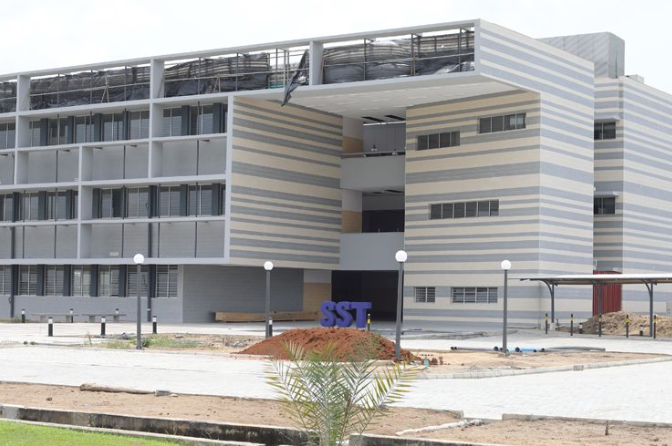
#> input picture WEEK_2/img/sst.png, 672 x 446 px
$ jupyter execute practice-3.ipynb
#> lines starting #> are read from the running program, lines starting #| are printed output that depends on the picture
### Practice 3 - Brightness and Contrast

[cell 1]
import cv2
import matplotlib.pyplot as plt
import numpy as np

[cell 2]
#load the image
image = cv2.imread('img/sst.png')
#> image is the input picture: shape (446, 672, 3); mean B, G, R 162.7, 164.4, 165.4

plt.subplot(1,2,1)
plt.title("Original")
plt.imshow(image)

#adjust the brightness and contrast
brightness = 5
contrast = 1.5
image2 = cv2.addWeighted(image, contrast, np.zeros(image.shape, image.dtype), 0, brightness)
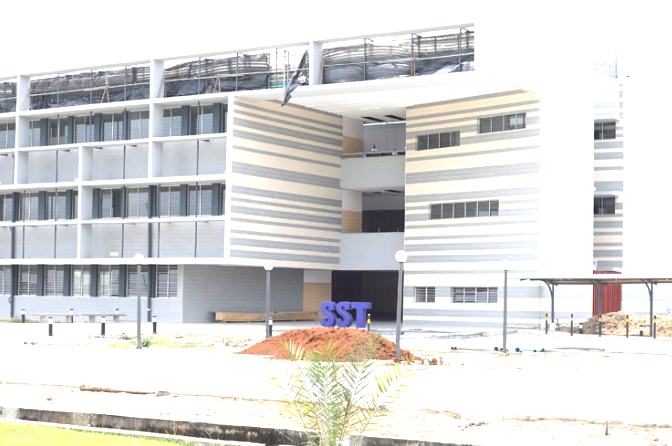
#> image2: shape (446, 672, 3); mean B, G, R 215.2, 216.3, 216.8

#save teh image
cv2.imwrite('img/contrast_image.jpg', image2)

#plot the contrast image
plt.subplot(1,2,2)
plt.title("Brightness & Contrast")
plt.imshow(image2)
plt.show()
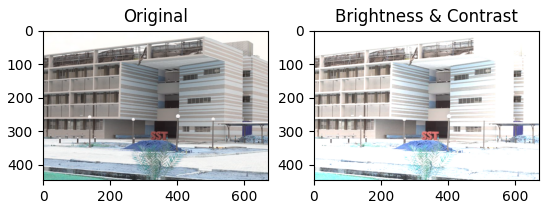
#> figure drawn by matplotlib, 2 panels; B, G, R data is drawn as R, G, B

$ run again, with WEEK_2/img/inverse_image.jpg saved as WEEK_2/img/sst.png
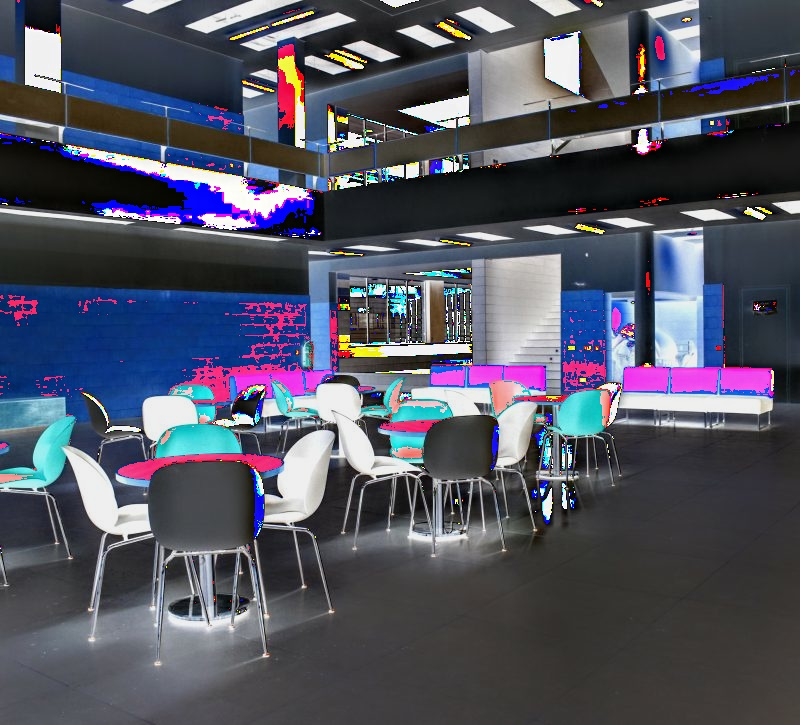
#> input picture WEEK_2/img/inverse_image.jpg, 800 x 725 px
#> image is the input picture: shape (725, 800, 3); mean B, G, R 98, 83.8, 81.8
#> `image2 = cv2.addWeighted(image, contrast, np.zeros(image.shape, image...`:
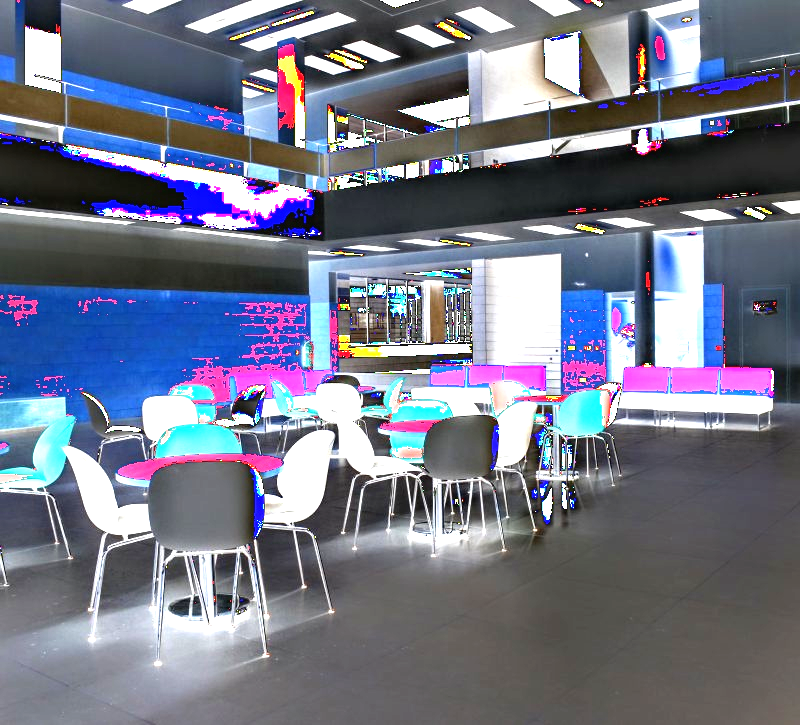
#> image2: shape (725, 800, 3); mean B, G, R 137.2, 119.1, 115.4
#> `plt.show()`:
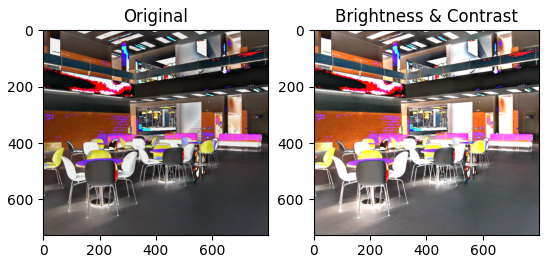
#> figure drawn by matplotlib, 2 panels; B, G, R data is drawn as R, G, B
